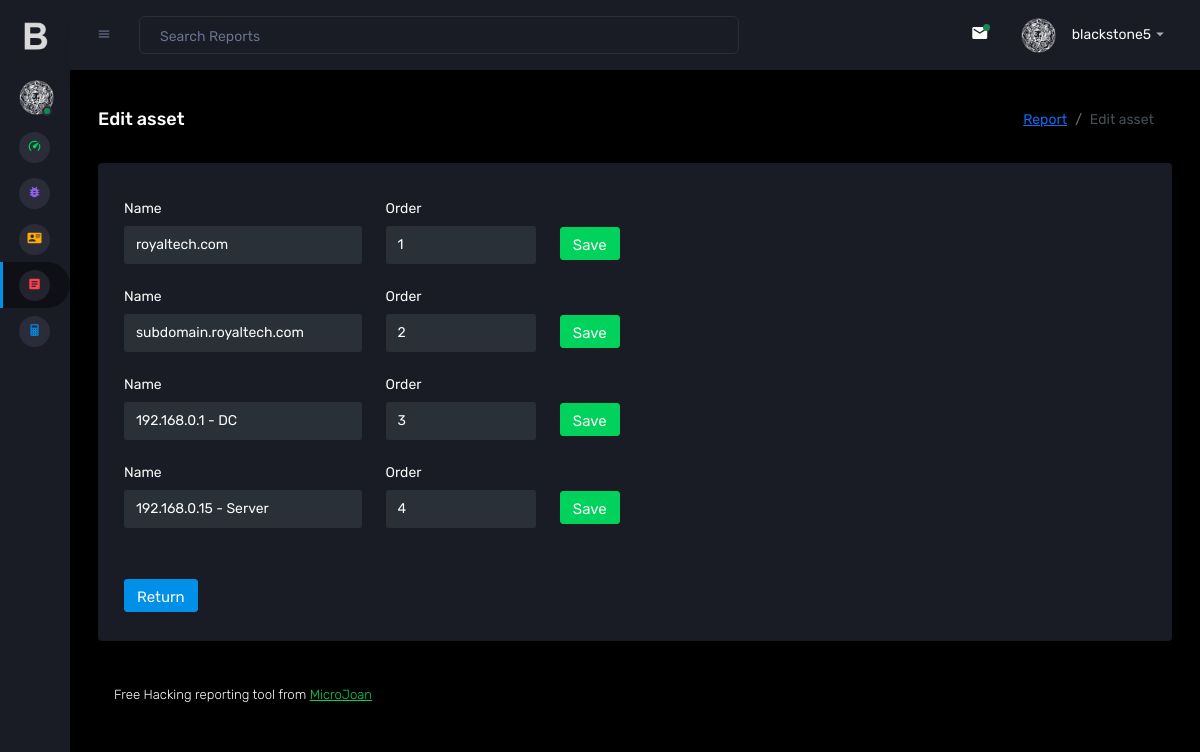
The page /BlackStone/editar_scope.php?id=2 (signed in) on the database its author committed.
### tables this page shows
CREATE TABLE `scope` (
  `id` int(11) NOT NULL,
  `url` text NOT NULL,
  `id_informe` int(11) NOT NULL,
  `orden` int(11) NOT NULL
);

### BlackStone/functions/traductor.php (called while the page is built, shortened)
<?php
function lang($sentencia){
    return $sentencia;
};
?>

### BlackStone/editar_scope.php (the view, shortened to what this page needs)
<!DOCTYPE html>
<?php
include("functions/traductor.php");
include("connection.php");
$url = $_SERVER["REQUEST_URI"];
$urlArray = explode('=', $url);
$id_url = $urlArray[1];
?>
<html>
  <head>
    <link rel="stylesheet" href="assets/vendors/mdi/css/materialdesignicons.min.css">
    <link rel="stylesheet" href="assets/vendors/css/vendor.bundle.base.css">
    <link rel="stylesheet" href="assets/vendors/jvectormap/jquery-jvectormap.css">
    <link rel="stylesheet" href="assets/vendors/flag-icon-css/css/flag-icon.min.css">
    <link rel="stylesheet" href="assets/vendors/owl-carousel-2/owl.carousel.min.css">
    <link rel="stylesheet" href="assets/vendors/owl-carousel-2/owl.theme.default.min.css">
    <link rel="stylesheet" href="assets/css/style.css">
  </head>
  <body class="sidebar-icon-only">
    <div class="container-scroller">
    <?php
      include("nav.php");
    ?>
      <div class="container-fluid page-body-wrapper">
        <?php include("nav_top.php"); ?>
        <div class="main-panel">
          <div class="content-wrapper">
            <div class="page-header">
              <h3 class="page-title"> <?php echo lang("Edit asset"); ?> </h3>
              <nav aria-label="breadcrumb">
                <ol class="breadcrumb">
                  <li class="breadcrumb-item"><a href="editar_informe.php?id=<?php echo $id_url ?>"><?php echo lang("Report");?></a></li>
                  <li class="breadcrumb-item active" aria-current="page"><?php echo lang("Edit asset");?></li>
                </ol>
              </nav>
            </div>
            <div class="row">
              <div class="col-12 grid-margin">
                <div class="card">
                  <div class="card-body">
                    <?php
                        $sentencia = "select * from scope where id_informe=".$id_url." order by orden";
                        $consulta = mysqli_query($connection, $sentencia) or die("Error de Consulta");
                            while($file= mysqli_fetch_array($consulta)){
                                $id_scope=$file['id'];
                                $url_scope=$file['url'];
                                $orden_scope=$file['orden'];
                                $name= lang("Name");
                                $orden= lang("Order");
                                echo '
                                <form action="" method="post">
                                    <div class="row">
                                        <div class="col-sm-1 d-none">
                                            <div class="form-group">
                                                <input type="text" class="form-control" value="'.$id_scope.'" name="id">
                                            </div>
                                        </div>
                                        <div class="col-sm-3">
                                            <div class="form-group">
                                                <label class="col-sm-3 col-form-label">'.$name.'</label>
                                                <input type="text" class="form-control" value="'.$url_scope.'" name="url" style="color:white">
                                            </div>
                                        </div>
                                        <div class="col-sm-2">
                                            <div class="form-group">
                                                <label class="col-sm-3 col-form-label">'.$orden.'</label>
                                                <input type="text" class="form-control" value="'.$orden_scope.'" name="orden" style="color:white">
                                            </div>
                                        </div>
                                        <div class="col-sm-3">
                                            <div class="form-group d-flex">
                                                <button type="submit" class="btn btn-success" name="boton" style="padding-top: 10px; margin-top: 35px;">'.lang("Save").'</button>
                                            </div>
                                        </div>
                                    </div>
                                </form>
                                ';
                            }
                    ?>
                        <a class="btn btn-primary" href="editar_informe.php?id=<?php echo $id_url ?>" name="boton" style="padding-top: 10px; margin-top: 35px;"><?php echo lang("Return"); ?></a>
                    </div>
                </div>
            </div>
        </div>
          <footer class="footer">
            <div class="d-sm-flex justify-content-center justify-content-sm-between">
              <span class="float-none float-sm-right d-block mt-1 mt-sm-0 text-center"> <?php echo lang("Free Hacking reporting tool from ");?> <a href="https://microjoan.com/" target="_blank">MicroJoan</a></span>
            </div>
          </footer>
        </div>
      </div>
    </div>
  </body>
</html>

### rows shown on the page
scope: name "Name", url "royaltech.com", orden "Order", orden "1"
scope: name "Name", url "subdomain.royaltech.com", orden "Order", orden "2"
scope: name "Name", url "192.168.0.1 - DC", orden "Order", orden "3"
scope: name "Name", url "192.168.0.15 - Server", orden "Order", orden "4"

### other values the page prints
lang("Edit asset") "Edit asset"
lang("Report") "Report"
lang("Return") "Return"
lang("Free Hacking reporting tool from ") "Free Hacking reporting tool from"
